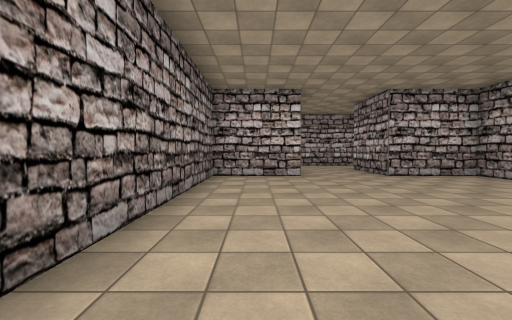
[1] (above)

24 first-person views from a walk through a 3-D level made in the Unity game engine. The camera is 1.4 m above the floor, tilts 2° down and sees 90° across. The floor is counted in squares, 2 m on a side. Each view is taken from the middle of a square. On the plan, view 1 faces up. The plan holds only what a view shows up to about 9 squares ahead; the rest is blank. The place goes on beyond the plan. Some surface patterns are stand-ins.

[2]
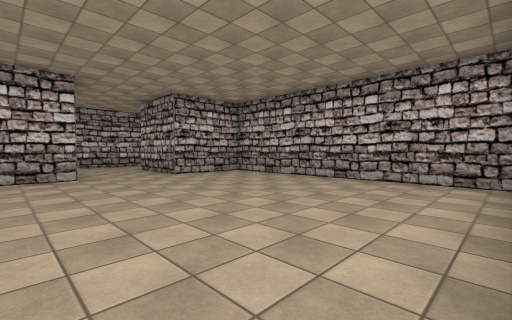

[3]
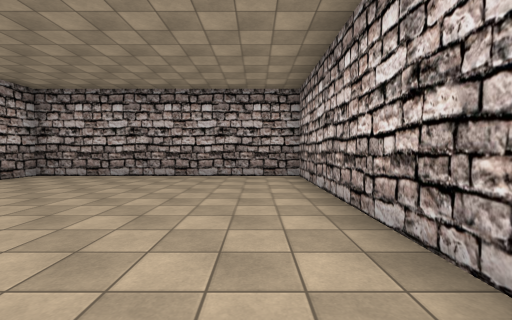

[4]
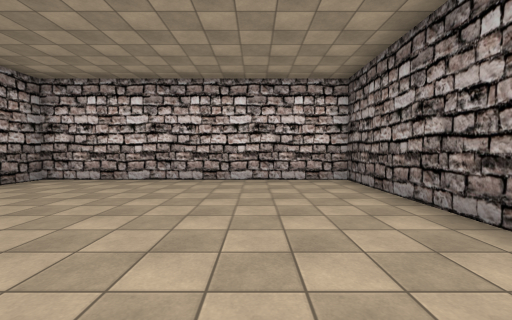

[5]
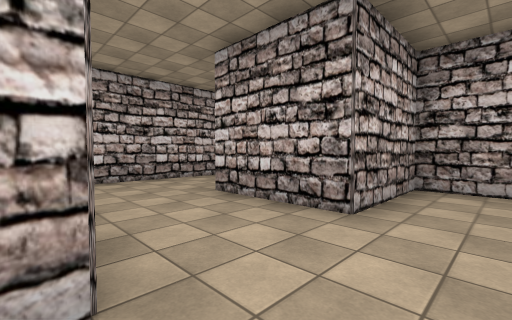

[6]
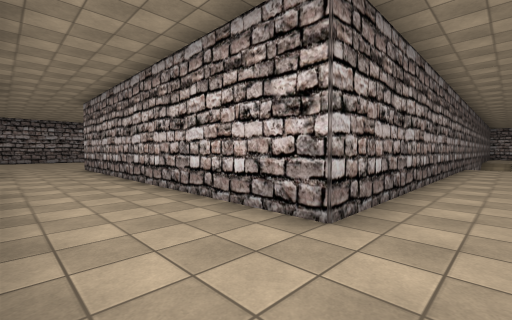

[7]
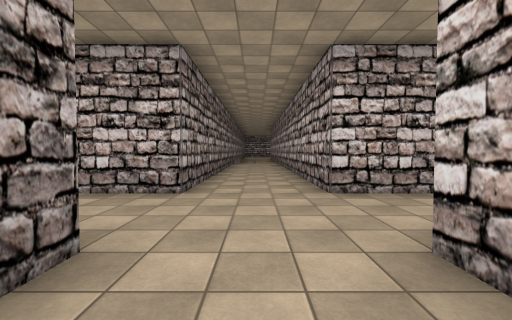

[8]
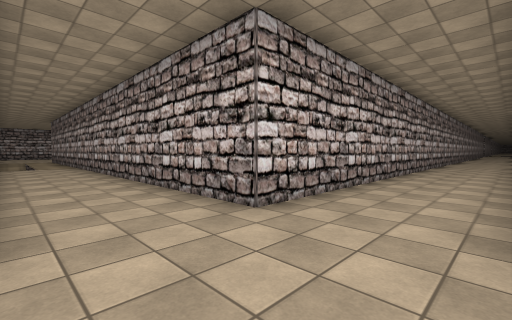

[9]
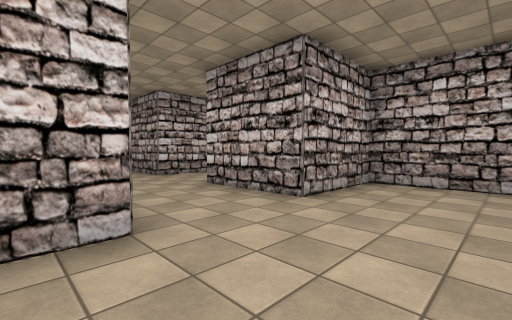

[10]
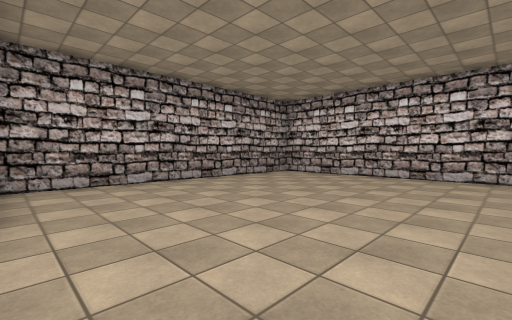

[11]
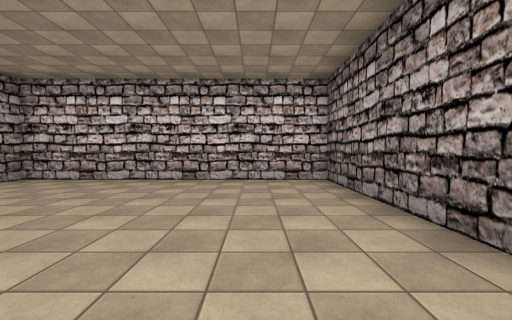

[12]
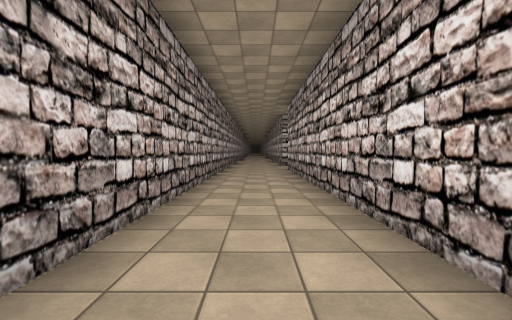

[13]
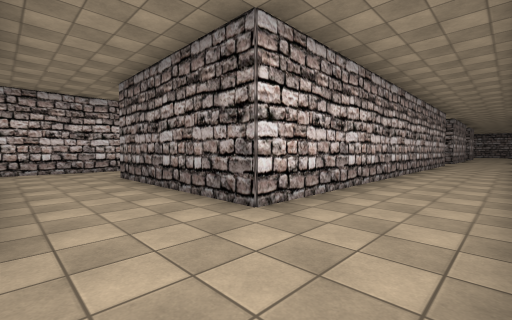

[14]
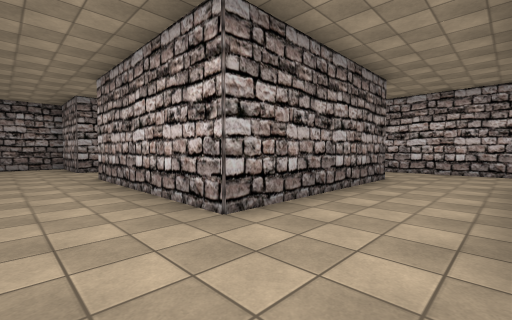

[15]
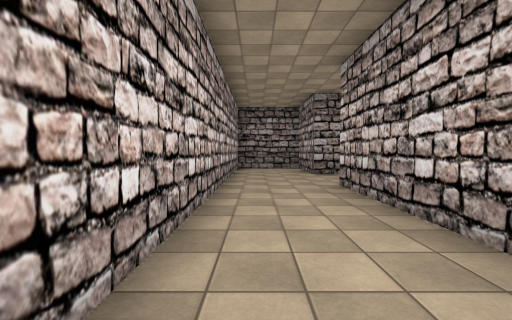

[16]
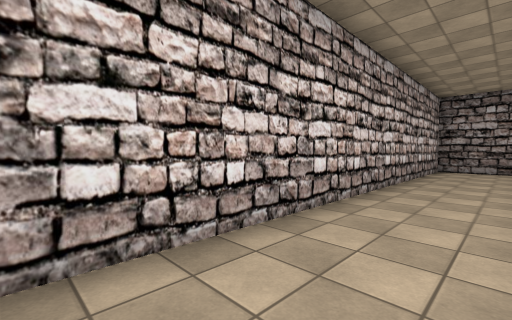

[17]
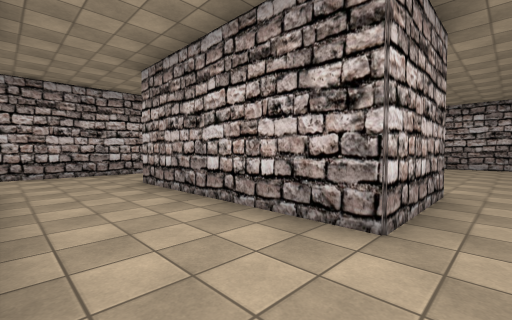

[18]
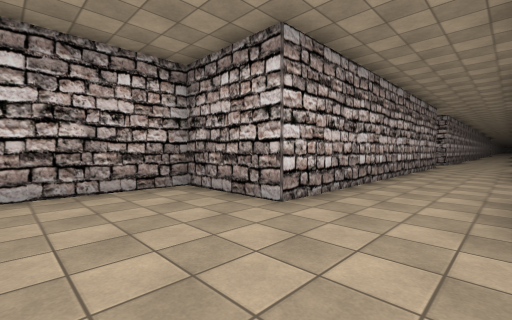

[19]
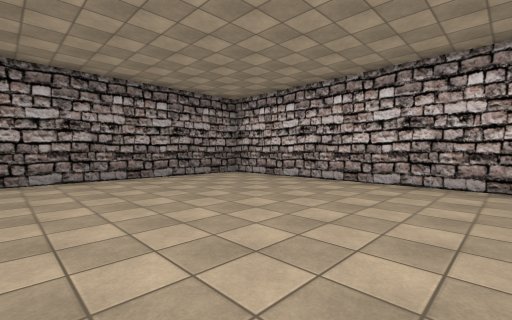

[20]
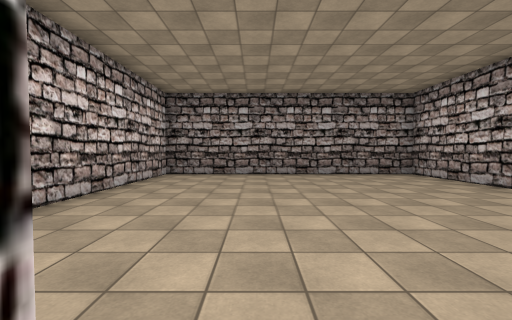

[21]
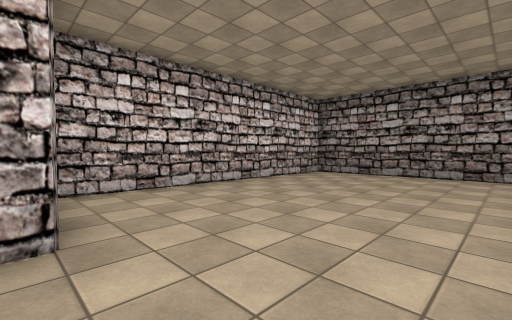

[22]
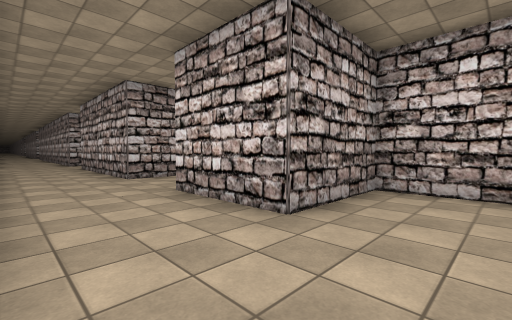

[23]
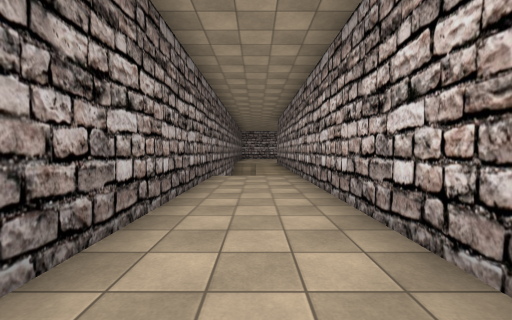

[24]
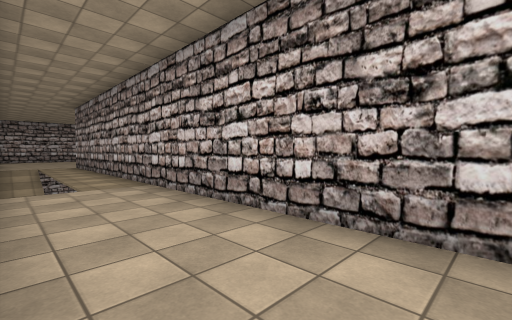

### Floor plan
Points are (right, up) in squares from view 1. A wall is a line through its corners. A room is listed if a view was taken in it or the views show most of it. See-through windows are left out.
Room 1 (views 1, 2, 3, 4, 5)
walls: (1.4, 7.2) (-1.3, 7.2); (6.2, -0.2) (6.2, 7.2) (3.7, 7.2); (-1.2, 7.3) (-1.2, -0.2) (6, -0.2)
ways out: opening at (2.5, 8.5) to room 2
Room 2 (views 6, 7, 8, 9, 10, 11, 12, 13, 14, 15, 16, 17, 18, 19, 20, 21, 22, 23, 24)
walls: (8.8, 9.8) (8.8, 9.1); (8.9, 7.2) (7.9, 7.2); (15.1, 9.8) (23.8, 9.8) (23.8, 4.7) (18.8, 4.7); (6.3, 4.4) (6.3, -0.2); (3.7, 7.2) (3.7, 9.8) (7.6, 9.8); (13.8, 4.1) (13.8, 2.3) (26.1, 2.3); (16.3, 5.6) (16.3, 4.7) (15, 4.7); (6, -0.2) (13.7, -0.2) (13.7, 7.2) (11.2, 7.2) (11.2, 9.8); (8.8, 22.4) (8.8, 12.2) (-1.3, 12.2) (-1.3, 14.7) (-8.7, 14.7) (-8.7, 7.3) (-1.3, 7.3) (-1.3, 9.8) (1.2, 9.8); (27.2, 12.2) (11.2, 12.2) (11.2, 27.6); (27.5, 4.7) (26.2, 4.7) (26.2, 9.8)
ways out: opening at (2.5, 8.5) to room 1

Where each view was taken, in squares from view 1:
view 1: 0 up, 0 right, facing up
view 2: 0 up, 0 right, facing up-right
view 3: 1 up, 1 left, facing right
view 4: 6 up, 1 right, facing down
view 5: 6 up, 1 right, facing up-right
view 6: 10 up, 10 right, facing up-left
view 7: 8 up, 10 right, facing up
view 8: 10 up, 9 right, facing up-right
view 9: 5 up, 8 right, facing up-right
view 10: 7 up, 8 right, facing down-right
view 11: 6 up, 8 right, facing down
view 12: 11 up, 14 right, facing right
view 13: 12 up, 26 right, facing down-left
view 14: 3 up, 26 right, facing up-left
view 15: 3 up, 24 right, facing left
view 16: 4 up, 24 right, facing down-left
view 17: 4 up, 24 right, facing up-right
view 18: 10 up, 4 left, facing up-right
view 19: 9 up, 2 left, facing up-left
view 20: 10 up, 1 left, facing left
view 21: 12 up, 1 left, facing down-left
view 22: 12 up, 3 left, facing down-right
view 23: 15 up, 10 right, facing up
view 24: 17 up, 9 right, facing up-right
